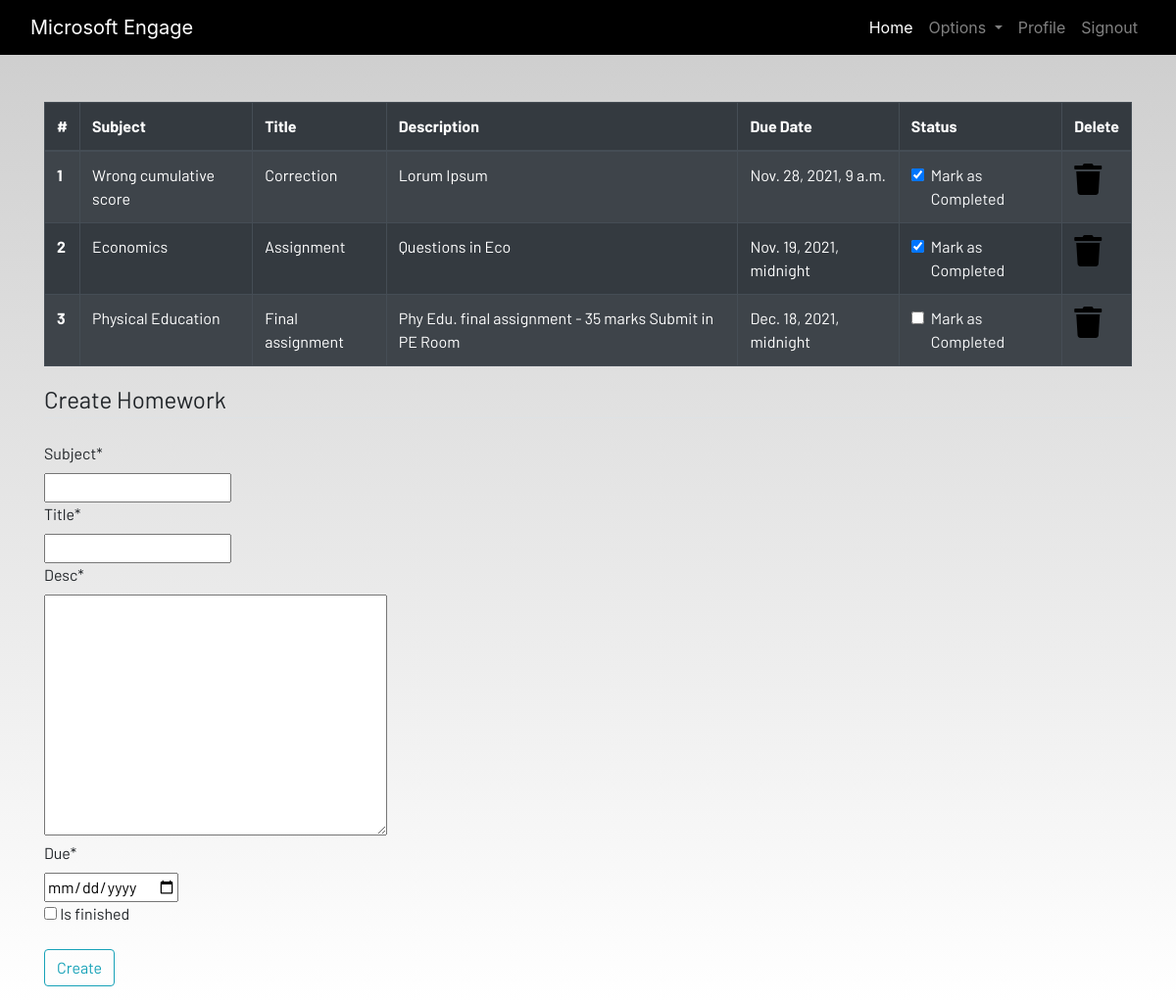
The app's page /homework (signed in), older data.
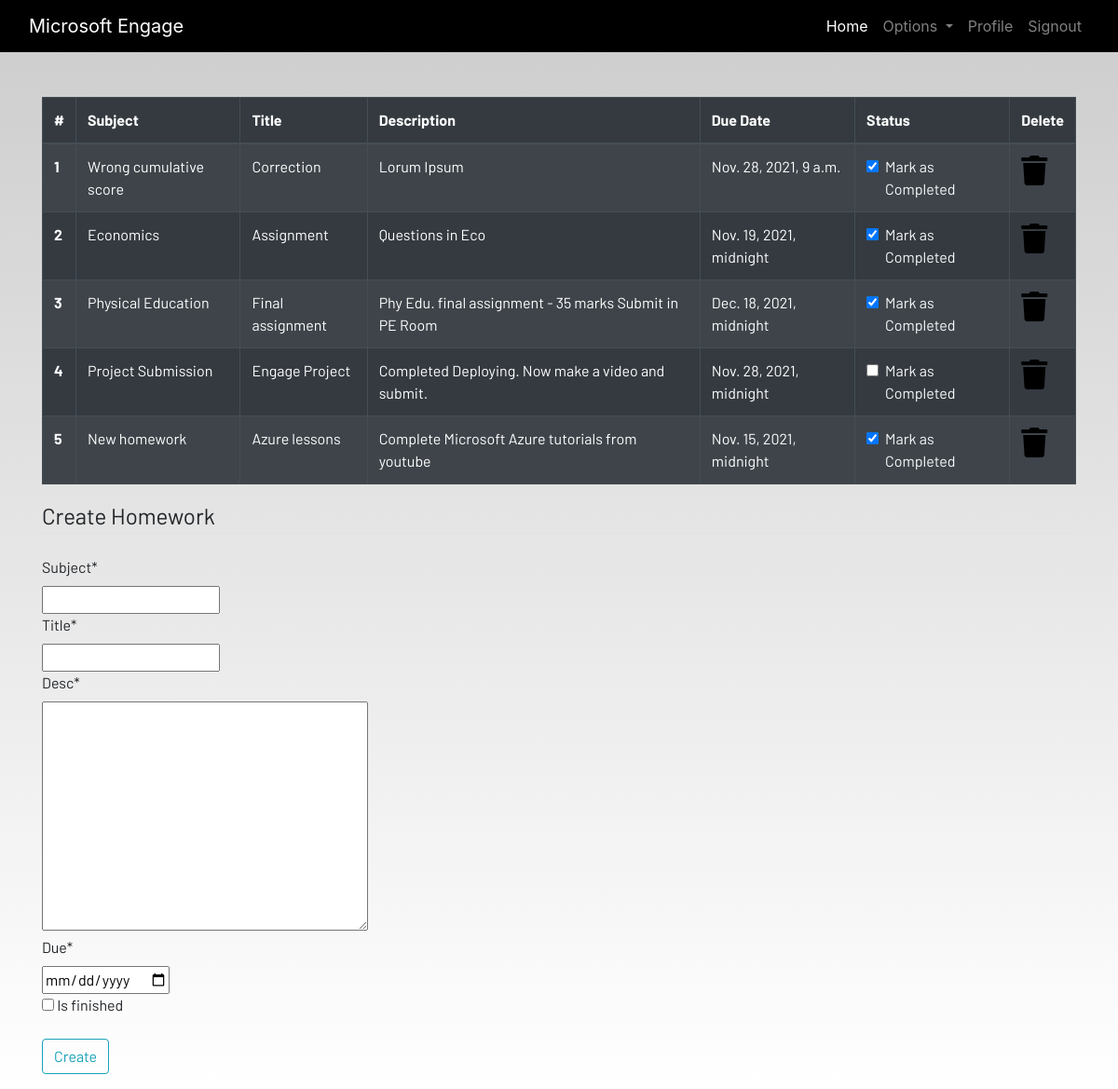
The same page, newer data.
### dashboard/models.py (models this page shows, shortened)
class Homework(models.Model):
    user = models.ForeignKey(User, on_delete = models.CASCADE)
    title = models.CharField(max_length=100)
    subject = models.CharField(max_length = 50)
    desc = models.TextField()
    due = models.DateTimeField()
    is_finished = models.BooleanField(default=False)

### dashboard/views.py (the view)
# urls.py: path('homework', views.homework, name = "homework"),
@login_required
def homework(request):
    if(request.method == "POST"):
        hwForm = HwForm(request.POST)
        if(hwForm.is_valid()):
            try:
                done = request.POST['is_finished']
                if(done == 'on'):
                    done = True
                else:
                    done = False
            except:
                done = False
            homeworks = Homework(
                user = request.user,
                title = request.POST['title'],
                subject = request.POST['subject'],
                due = request.POST['due'],
                desc = request.POST['desc'],
                is_finished = done,
            )
            homeworks.save()
            messages.success(request, f"Saved homework from {request.user.username}!!")
    else:
        hwForm = HwForm()
    homework = Homework.objects.filter(user = request.user)
    hw_done = True
    if(len(homework) != 0):
        hw_done = False
    context = {
                'homeworks' : homework,
                'hw_done': hw_done,
                'form': hwForm,
                }
    return render(request, 'dashboard/homework.html', context)

### dashboard/forms.py
class HwForm(forms.ModelForm):
    class Meta:
        model = Homework
        widgets = {'due':DateInput()}
        fields = ['subject', 'title', 'desc', 'due', 'is_finished']

### dashboard/templates/dashboard/homework.html (shortened to what this page needs)
{% extends 'dashboard/base.html' %}
{% load static %}
{% load crispy_forms_tags %}
{% block content %}
<div class="container">
    {% if not hw_done %}
    <table class="table table-striped table-bordered table-hover table-dark">
        <thead>
            <tr>
                <th scope="col">#</th>
                <th scope="col">Subject</th>
                <th scope="col">Title</th>
                <th scope="col">Description</th>
                <th scope="col">Due Date</th>
                <th scope="col">Status</th>
                <th scope="col">Delete</th>
            </tr>
        </thead>
        <tbody>
            {% for hw in homeworks %}
            <tr>
                <th scope="row">{{forloop.counter}}</th>
                <td>{{hw.subject}}</td>
                <td>{{hw.title}}</td>
                <td>{{hw.desc}}</td>
                <td>{{hw.due}}</td>
                <td>
                    <a href="{% url 'update_homework' hw.id %}">
                        <div class="form-check">
                            {% if hw.is_finished == True %}
                            <input class="form-check-input" type="checkbox" value="" checked>
                            {% else %}
                            <input onclick = "{% url 'update_homework' hw.id %}" class="form-check-input" type="checkbox" value="" >
                            {% endif %}
                            <label class="form-check-label text-light" for="flexCheckDefault">
                                Mark as Completed
                            </label>
                        </div>
                    </a>
                </td>
                <td><a href="{% url 'delete_homework' hw.id %}"><i class="fa fa-trash fa-2x"></i></a></td>
            </tr>
            {% endfor %}
        </tbody>
    </table>
    {% else %}
    <h4>All homeworks are completed!! Create to have more!!</h4>
    {% endif %}
</div>
<div class=" container">
    <form method="POST">
        <fieldset class="form-group">
            <legend class="border-bottom mb-4">Create Homework</legend>
            {{form|crispy}}
        </fieldset>
        <div class="form-group">
            <button href="" class="btn btn-outline-info" type="submit">
                Create
            </button>
        </div>
    </form>
</div>
{% endblock content %}

### dashboard/templates/dashboard/base.html (shortened to what this page needs)
<!DOCTYPE html>
{% load static %}
<html lang="en">
<head>
  <link rel="stylesheet" href="https://stackpath.bootstrapcdn.com/bootstrap/4.3.1/css/bootstrap.min.css"
 />
  <link rel="stylesheet" href="https://use.fontawesome.com/releases/v5.7.2/css/all.css"
 />
  <link rel="stylesheet" href="{% static 'css/main.css' %}" />
</head>
<body>
  <header>
    <nav class="navbar navbar-expand-lg navbar-dark bg-dark">
      <div class="container-fluid">
        <a class="navbar-brand" href="{% url 'home' %}">Microsoft Engage</a>
        <div class="collapse navbar-collapse justify-content-end" id="navbarSupportedContent">
          <ul class="navbar-nav mb-2 mb-lg-0">
            <li class="nav-item">
              <a class="nav-link active" aria-current="page" href="{% url 'home' %}">Home</a>
            </li>
            <li class="nav-item dropdown">
              <a class="nav-link dropdown-toggle" href="#" id="navbarDropdown" role="button" data-toggle="dropdown"
                aria-haspopup="true" aria-expanded="false">
                Options
              </a>
            </li>
            {% if user.is_authenticated %}
            <li class="nav-item">
              <a class="nav-link" href="{% url 'profile' %}">Profile</a>
            </li>
            <li class="nav-item">
              <a class="nav-link" href="{% url 'signout' %}">Signout</a>
            </li>
            {% endif %}
          </ul>
        </div>
      </div>
    </nav>
  </header>
  <br /><br />
  <main>
    {% block content %}
    {% endblock content %}
  </main>
</body>
</html>

### static/css/main.css (style rules this page uses)
html { scroll-behavior: smooth; height: 100%; width: 100%; }
main { font-family: Barlow, Quicksand, Rubik, sans-serif, serif, 'Times New Roman', Times, serif !important; }
.navbar { background-color: rgb(0, 0, 0) !important; }
a { text-decoration: none !important; color: black; }
html, body { max-width: 100%; overflow-x: hidden; height: 100%; width: 100%; }
body { background: linear-gradient(rgba(0, 0, 0, 0.2), rgba(255, 255, 255, 0.5)); overflow-x: hidden; background-repeat: no-repeat; }
.fa { color: black; }

Row changes from the older to the newer data that the page shows:
changed Homework "Physical Education": value (not shown) → "☑"; id "☐" → (not shown)
added Homework: subject "Project Submission", title "Engage Project", desc "Completed Deploying. Now make a video and submit.", due "Nov. 28, 2021, midnight"
added Homework: subject "New homework", title "Azure lessons", desc "Complete Microsoft Azure tutorials from youtube", due "Nov. 15, 2021, midnight"
